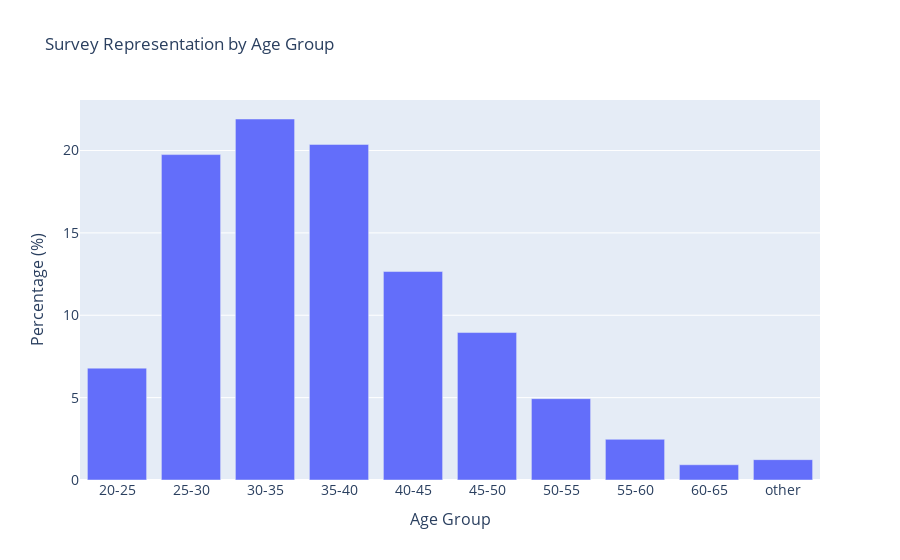

The notebook cell saved with this chart:
### Code cell
import plotly.graph_objects as go

fig = go.Figure(data=[
    go.Bar(x=age_groups_df['age_group'], 
           y=age_groups_df['perc']*100),
])
# Change the bar mode
fig.update_layout(barmode='group',
                  xaxis=dict(
                        title='Age Group',
                        titlefont_size=16,
                        tickfont_size=14,
                    ),
                  yaxis=dict(
                        title='Percentage (%)',
                        titlefont_size=16,
                        tickfont_size=14,
                    ),                 
                 )

fig.update(layout_title_text='Survey Representation by Age Group',
           layout_showlegend=False)

fig.show()

### Figure 1 — Plotly figure (JSON) as saved in the notebook; plotly's stock layout.template omitted (floating-point values rounded to 4 significant figures)
{"data": [{"type": "bar", "x": ["20-25", "25-30", "30-35", "35-40", "40-45", "45-50", "50-55", "55-60", "60-65", "other"], "y": [6.79, 19.75, 21.91, 20.37, 12.65, 8.951, 4.938, 2.469, 0.9259, 1.235]}], "layout": {"autosize": true, "barmode": "group", "showlegend": false, "title": {"text": "Survey Representation by Age Group"}, "xaxis": {"autorange": true, "range": [-0.5, 9.5], "tickfont": {"size": 14}, "title": {"font": {"size": 16}, "text": "Age Group"}, "type": "category"}, "yaxis": {"autorange": true, "range": [0, 23.07], "tickfont": {"size": 14}, "title": {"font": {"size": 16}, "text": "Percentage (%)"}, "type": "linear"}}}
